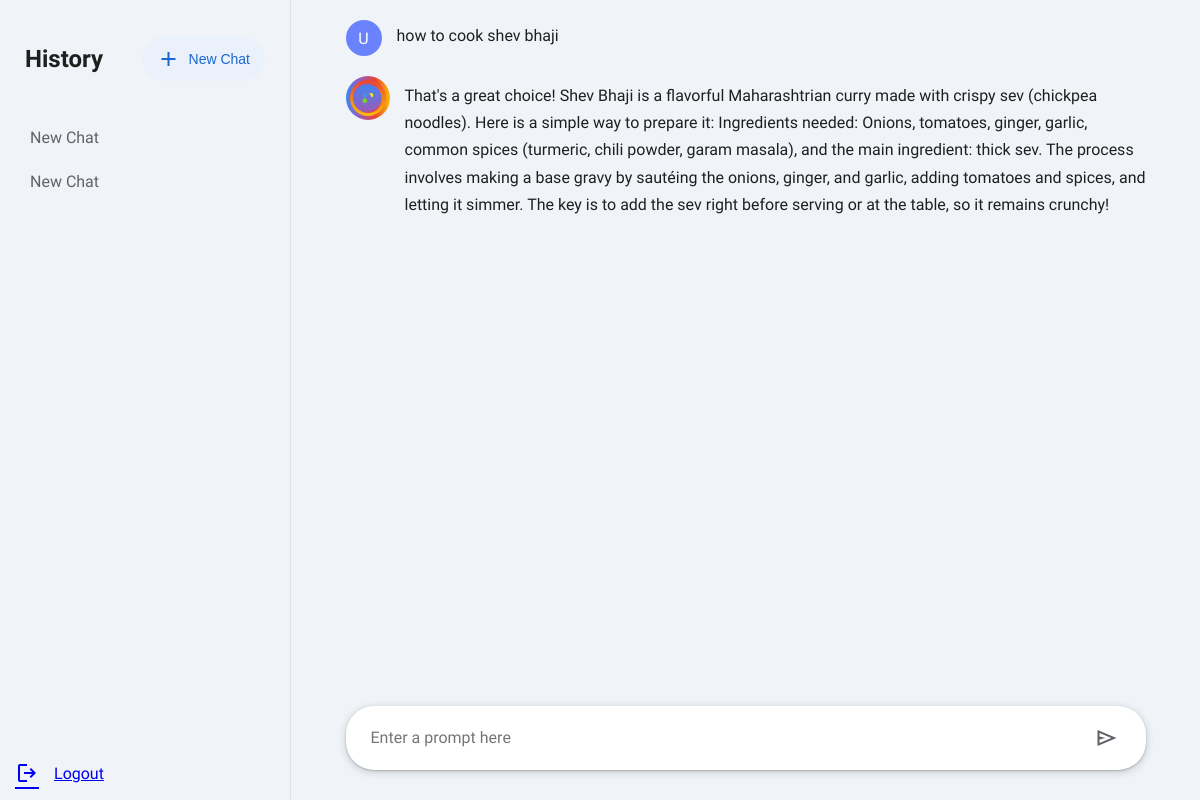
The page /chat/2 (signed in) on the database its author committed.
### tables this page shows
CREATE TABLE chats (
            id INTEGER PRIMARY KEY AUTOINCREMENT, user_id TEXT NOT NULL,
            title TEXT NOT NULL, created_at TIMESTAMP DEFAULT CURRENT_TIMESTAMP);

CREATE TABLE messages (
            id INTEGER PRIMARY KEY AUTOINCREMENT, chat_id INTEGER NOT NULL,
            role TEXT NOT NULL, content TEXT NOT NULL, created_at TIMESTAMP DEFAULT CURRENT_TIMESTAMP,
            FOREIGN KEY (chat_id) REFERENCES chats (id));

### app.py (the view)
@app.route('/chat/<int:chat_id>')
def view_chat(chat_id):
    if not session.get('logged_in'): return redirect('/login')
    user_id = session.get('user_id')
    chats = get_all_chats(user_id)
    messages = get_messages_for_chat(chat_id)
    return render_template('dashboard.html', chats=chats, messages=messages, current_chat_id=chat_id)

### app.py (called while the page is built)
def get_db():
    db = getattr(g, '_database', None)
    if db is None:
        db = g._database = sqlite3.connect(DATABASE)
        db.row_factory = sqlite3.Row
    return db

@app.teardown_appcontext
def close_connection(exception):
    db = getattr(g, '_database', None)
    if db is not None:
        db.close()

def get_all_chats(user_id):
    db = get_db()
    chats = db.execute(
        'SELECT id, title FROM chats WHERE user_id = ? ORDER BY created_at DESC', (user_id,)
    ).fetchall()
    return chats

def get_messages_for_chat(chat_id):
    db = get_db()
    messages = db.execute(
        'SELECT role, content FROM messages WHERE chat_id = ? ORDER BY created_at ASC', (chat_id,)
    ).fetchall()
    return [{'role': msg['role'], 'content': msg['content']} for msg in messages]

### templates/dashboard.html (shortened to what this page needs)
<!DOCTYPE html>
<html lang="en">
<head>
</head>
<body>
    <div class="sidebar">
        <div class="sidebar-header">
            <h2>History</h2>
            <button class="new-chat-btn" id="newChatBtn">
                <span class="material-symbols-outlined">add</span> New Chat
            </button>
        </div>
        <div class="chat-history-list">
            {% for chat in chats %}
            <a href="/chat/{{ chat.id }}" class="{{ 'active' if chat.id == current_chat_id else '' }}">
                <span>{{ chat.title }}</span>
            </a>
            {% endfor %}
        </div>
        <div class="sidebar-footer">
            <a href="/logout">
                <span class="material-symbols-outlined">logout</span> Logout
            </a>
        </div>
    </div>
    <div class="chat-main">
        <div class="chat-history" id="chatHistory">
            {% if messages %}
                {% for message in messages %}
                    {% if message.role == 'user' %}
                    <div class="message-pair">
                        <div class="user-prompt">
                            <div class="user-avatar">U</div>
                            <div class="prompt-text">{{ message.content }}</div>
                        </div>
                    {% elif message.role == 'model' %}
                        <div class="model-response">
                            <div class="model-avatar"></div>
                            <div class="response-content">{{ message.content }}</div>
                        </div>
                    </div>
                    {% endif %}
                {% endfor %}
            {% endif %}
        </div>
        <div class="chat-input-container">
            <div class="chat-input">
                <textarea id="messageInput" placeholder="Enter a prompt here" rows="1"></textarea>
                <button type="submit" id="sendButton"><span class="material-symbols-outlined">send</span></button>
            </div>
        </div>
    </div>
</body>
</html>

### templates/dashboard.html (style rules this page uses)
:root { --bg-color: #f0f4f9; --surface-color: #ffffff; --text-color: #1f1f1f; --secondary-text-color: #5f6368; --border-color: #e0e0e0; --gemini-gradient: linear-gradient(90deg, #4285F4, #9B59B6, #EA4335, #FBBC05); --shadow: 0 1px 2px 0 rgba(60,64,67,0.3), 0 2px 6px 2px rgba(60,64,67,0.15); }
body { font-family: 'Google Sans', sans-serif; margin: 0; background-color: var(--bg-color); color: var(--text-color); display: flex; height: 100vh; }
.sidebar { width: 260px; background-color: var(--bg-color); padding: 15px; display: flex; flex-direction: column; border-right: 1px solid var(--border-color); }
.sidebar .sidebar-header { padding: 10px; display: flex; justify-content: space-between; align-items: center; }
.sidebar .new-chat-btn { background: #eaf1fb; border: none; border-radius: 25px; padding: 10px 15px; font-size: 14px; font-weight: 500; cursor: pointer; display: flex; align-items: center; gap: 8px; color: #1967d2; transition: background-color 0.2s; }
.chat-history-list { flex-grow: 1; overflow-y: auto; margin-top: 15px; }
.chat-history-list a { color: var(--secondary-text-color); text-decoration: none; padding: 10px 15px; border-radius: 20px; margin-bottom: 5px; font-weight: 500; display: flex; justify-content: space-between; align-items: center; transition: background-color 0.2s; white-space: nowrap; overflow: hidden; text-overflow: ellipsis; }
.sidebar .sidebar-footer a { display: flex; align-items: center; gap: 15px; }
.material-symbols-outlined { font-variation-settings: 'FILL' 0, 'wght' 400, 'GRAD' 0, 'opsz' 24; }
.chat-main { flex-grow: 1; display: flex; flex-direction: column; align-items: center; padding: 20px 0; height: 100vh; box-sizing: border-box; }
.chat-history { width: 100%; max-width: 800px; flex-grow: 1; overflow-y: auto; padding: 0 20px; }
.message-pair { margin-bottom: 30px; }
.user-prompt, .model-response { display: flex; align-items: flex-start; gap: 15px; margin-bottom: 20px; }
.user-avatar, .model-avatar { width: 36px; height: 36px; border-radius: 50%; display: flex; align-items: center; justify-content: center; font-weight: 500; color: white; background: #6a82fb; flex-shrink: 0; }
.model-avatar { background: var(--gemini-gradient); padding: 4px; }
.prompt-text { padding-top: 6px; font-size: 16px; font-weight: 500; }
.response-content { padding-top: 6px; line-height: 1.7; }
.chat-input-container { width: 100%; max-width: 800px; padding: 10px 20px; }
.chat-input { background-color: var(--surface-color); border-radius: 28px; box-shadow: var(--shadow); display: flex; align-items: center; padding: 5px 15px; }
.chat-input textarea { flex-grow: 1; border: none; background: transparent; padding: 15px 10px; font-family: 'Google Sans', sans-serif; font-size: 16px; color: var(--text-color); resize: none; height: 24px; max-height: 200px; line-height: 24px; }
.chat-input button { background: transparent; border: none; border-radius: 50%; width: 48px; height: 48px; display: flex; align-items: center; justify-content: center; cursor: pointer; transition: background-color 0.2s; }
.chat-input button .material-symbols-outlined { font-size: 24px; color: var(--secondary-text-color); }

### rows shown on the page
chats: title "New Chat"
chats: title "New Chat"
messages: content "how to cook shev bhaji"
messages: content "That's a great choice! Shev Bhaji is a flavorful Maharashtrian curry made with crispy sev (chickpea noodles). Here is a simple way to prepare it: Ingredients needed: Onions, tomatoes, ginger, garlic, common spices (turmeric, chili powder, garam masala), and the main ingredient: thick sev. The process involves making a base gravy by sautéing the onions, ginger, and garlic, adding tomatoes and spices, and letting it simmer. The key is to add the sev right before serving or at the table, so it remains crunchy!"
